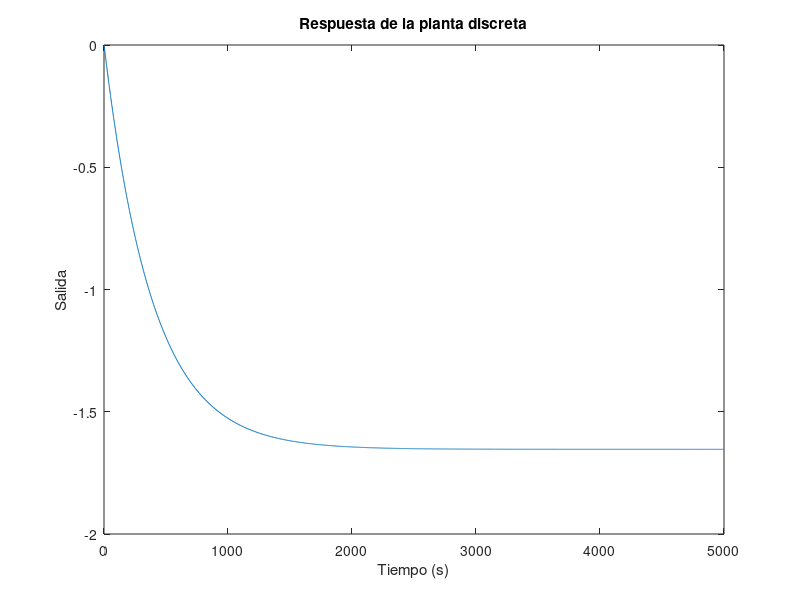

Source code (MATLAB): (Note: this script raises an error after producing the figure.)
%Ejercicio 3. 
%Sabiendo que la transferencia ser´a del tipo P = -K/s+p
%, desarrolle el modelo
%matem´atico simb´olico en torno al punto de linealizaci´on h0 = 0.45 m.
%• Haga un ajuste por cuadrados m´ınimos con la transferencia discretizada,
%asumiendo desconocimiento absoluto de los par´ametros K y p.
%• Haga un ajuste por cuadrados m´ınimos con la transferencia discretizada,
%asumiendo que s´olo se desconoce el ´area efectiva de la v´alvula de salida.
%• Utilice las funciones fit de Matlab u Octave para obtener la respuesta
%temporal discreta, y luego la transferencia continua.

%La idea es primero unicamente como datos de prueba agarrar la planta
%original y excitarlo con datos que conocemos y medir la salida para luego
%ver en una "nueva" planta desconocida poder ajustar los parametros.
clear all;
clc;
s = tf('s');
P_tp_2 = - 0.00425 / (s + 0.00257);
%Consigo la planta original del tp anterior solo para generar muestras de
%prueba, el ajuste deberia dar una planta similar a esta con los parametros
%K y p.
Ts = 1;
P_tp_dis = c2d(P_tp_2,Ts,'zoh');


N = 5000;                % Número de muestras
u = ones(N,1);         % Entrada escalón
t = (0:N-1)' * Ts;      % Vector de tiempo discreto

[num, den] = tfdata(P_tp_dis, 'v');
y = filter(num, den, u);

stairs(t, y)
xlabel('Tiempo (s)')
ylabel('Salida')
title('Respuesta de la planta discreta')

[a,b] = ajustar_mse(u,y);

function [a,b] =  ajustar_mse(u,y)
    N = length(y);
    Phi = [-y(1:N-1), u(1:N-1)];
    Y = y(2:N);
    
    if rank(Phi) < 2
        error('La matriz Phi no tiene rango completo. La entrada no es informativa.')
    end

    theta = Phi \ Y;  % más robusto que (Phi' * Phi) \ (Phi' * Y)
    a = theta(1);
    b = theta(2);
end

%%
